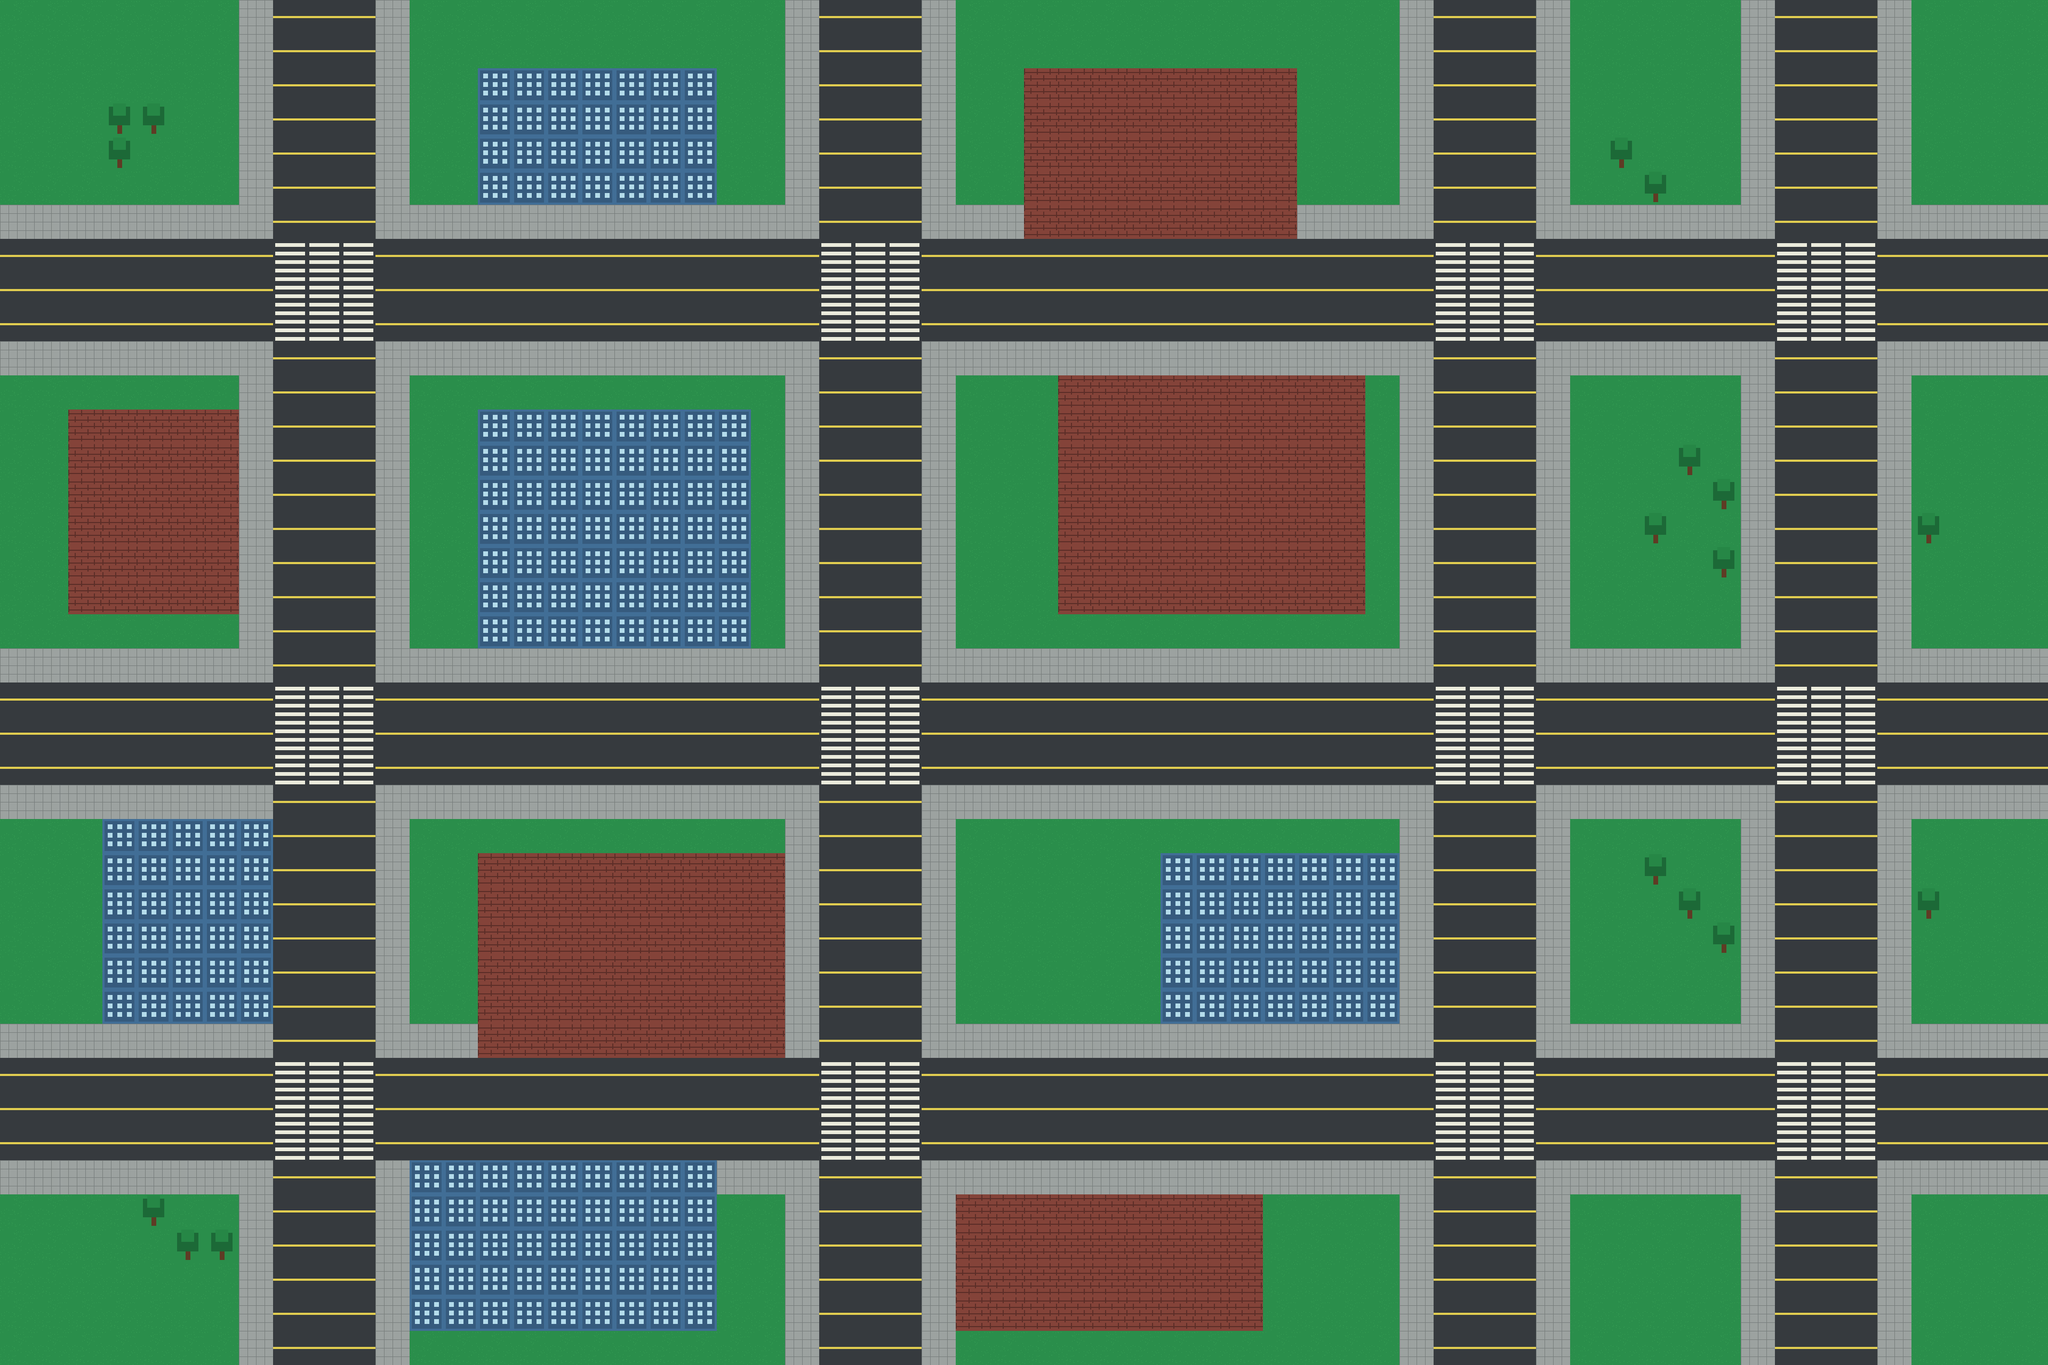

Below is a game level as drawn by its tile map, then a one-line description and the .tmx that defines it (tile-layer data replaced by summaries):
An orthogonal 60x40 tile map with 64x64 px tiles, 3 tile layers (FloorBlocks, Grass, Objects), 3 tilesets.

<map version="1.10" tiledversion="1.12.1" orientation="orthogonal" renderorder="right-down" width="60" height="40" tilewidth="64" tileheight="64" infinite="0" nextlayerid="4" nextobjectid="1">
 <tileset firstgid="1" source="tileset1.tsx" />
 <tileset firstgid="1486" source="tileset2.tsx" />
 <tileset firstgid="2000" source="city_tiles.tsx" />
 <layer id="3" name="FloorBlocks" width="60" height="40">
  <data>[2400 cells, 196 non-empty, 1 distinct tile ids]</data>
 </layer>
 <layer id="1" name="Grass" width="60" height="40">
  <data>[2400 cells, 2400 non-empty, 4 distinct tile ids]</data>
 </layer>
 <layer id="2" name="Objects" width="60" height="40">
  <data>[2400 cells, 434 non-empty, 3 distinct tile ids]</data>
 </layer>
</map>
